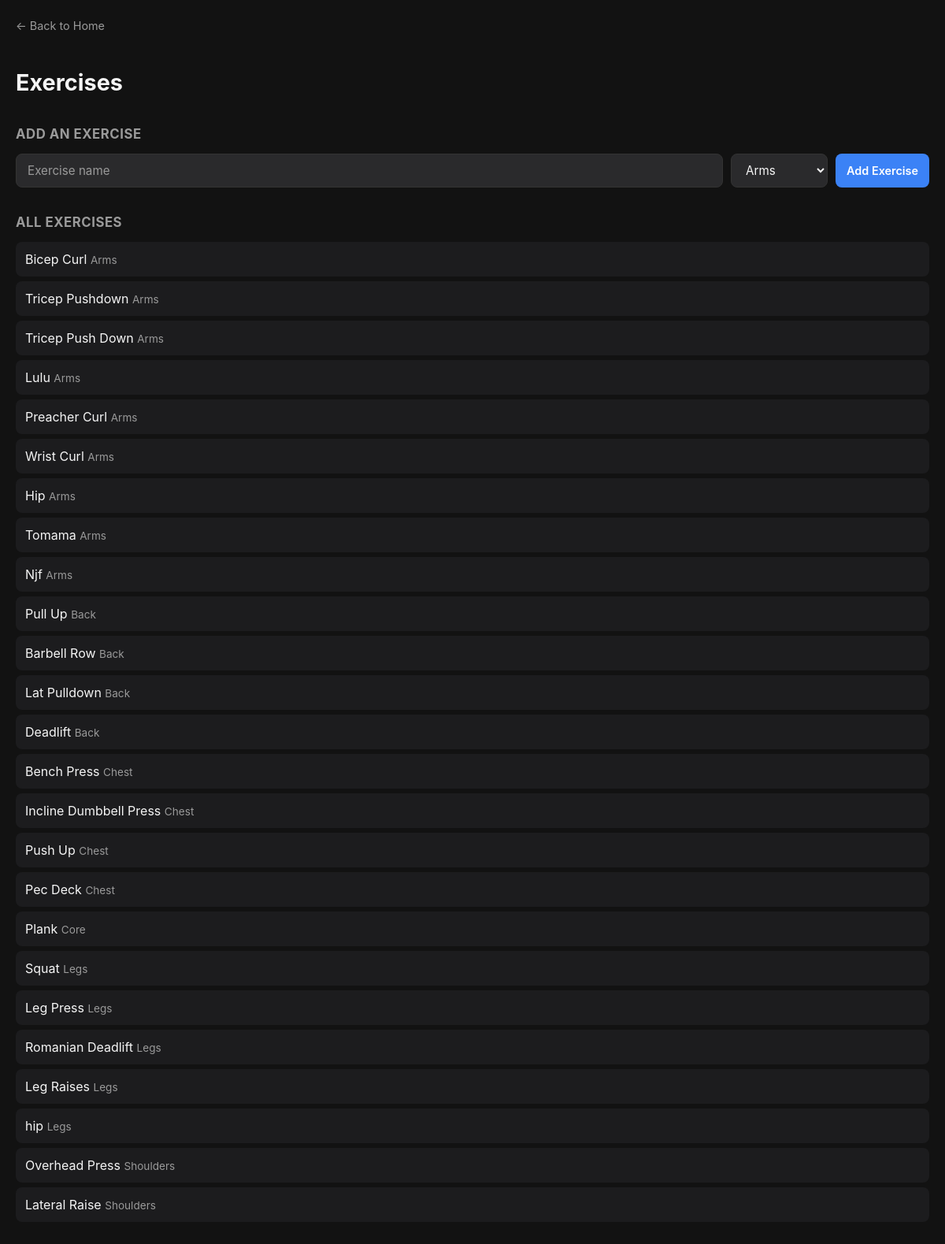
Screenshot of /exercises with the database file from the repository.
### tables this page shows
CREATE TABLE exercises (
            id INTEGER PRIMARY KEY AUTOINCREMENT,
            name TEXT NOT NULL,
            muscle_group TEXT NOT NULL
        );

### app.py (the view)
@app.route("/exercises")
def exercises():
    conn = get_db()
    cursor = conn.cursor()
    cursor.execute("SELECT * FROM exercises ORDER BY muscle_group")
    exercises = cursor.fetchall()
    conn.close()
    return render_template("exercises.html", exercises=exercises)

### app.py (called while the page is built)
def get_db():
    conn = sqlite3.connect(DB_PATH)
    conn.row_factory = sqlite3.Row
    return conn

### templates/exercises.html (shortened to what this page needs)
<!DOCTYPE html>
<html lang="en">
<head>
    <link rel="stylesheet" href="{{ url_for('static', filename='style.css') }}">
</head>
<body>
    <a class="back-link" href="/">← Back to Home</a>
    <h1>Exercises</h1>
    <h2>Add an Exercise</h2>
    <form action="/add-exercise" method="POST" class="form-row">
        <input type="text" name="name" class="text-input" placeholder="Exercise name" required>
        <select name="muscle_group" class="select-input">
            <option value="Arms">Arms</option>
        </select>
        <button type="submit" class="btn btn-primary">Add Exercise</button>
    </form>
    <h2>All Exercises</h2>
    <ul class="simple-list">
        {% for exercise in exercises %}
            <li>{{ exercise.name }} <span class="exercise-meta">{{ exercise.muscle_group }}</span></li>
        {% endfor %}
    </ul>
</body>
</html>

### static/style.css (style rules this page uses)
:root { --bg-primary: #121212; --bg-secondary: #1c1c1e; --bg-tertiary: #2a2a2c; --text-primary: #f5f5f5; --text-secondary: #9a9a9a; --border-color: #333333; --accent: #3b82f6; --superset-color: #f97316; --danger: #ef4444; --danger-hover: #dc2626; --radius: 12px; }
* { box-sizing: border-box; }
body { background-color: var(--bg-primary); color: var(--text-primary); font-family: -apple-system, BlinkMacSystemFont, "Segoe UI", Roboto, sans-serif; margin: 0; padding: 20px; line-height: 1.5; }
h1 { font-size: 1.8em; font-weight: 700; margin-bottom: 4px; }
h2 { font-size: 1.05em; color: var(--text-secondary); text-transform: uppercase; letter-spacing: 0.5px; margin-top: 32px; margin-bottom: 12px; }
a { color: var(--accent); text-decoration: none; }
.btn { display: inline-block; padding: 8px 14px; border-radius: 8px; border: none; font-size: 0.9em; font-weight: 600; cursor: pointer; text-decoration: none; font-family: inherit; }
.btn-primary { background: var(--accent); color: #fff; }
.back-link { display: inline-flex; align-items: center; gap: 6px; color: var(--text-secondary); font-size: 0.9em; margin-bottom: 20px; }
.form-row { display: flex; gap: 10px; margin-top: 12px; flex-wrap: wrap; }
.text-input { background: var(--bg-tertiary); border: 1px solid var(--border-color); color: var(--text-primary); padding: 10px 14px; border-radius: 8px; font-size: 0.95em; font-family: inherit; flex: 1; min-width: 200px; }
.text-input::placeholder { color: var(--text-secondary); }
.exercise-meta { color: var(--text-secondary); font-size: 0.85em; }
.simple-list { list-style: none; padding: 0; margin: 0 0 16px; }
.simple-list li { background: var(--bg-secondary); border-radius: 8px; padding: 10px 12px; margin-bottom: 6px; }
.select-input { background: var(--bg-tertiary); border: 1px solid var(--border-color); color: var(--text-primary); padding: 10px 14px; border-radius: 8px; font-size: 0.95em; font-family: inherit; }

### rows the page displays
exercises: name "Bicep Curl", muscle_group "Arms"
exercises: name "Tricep Pushdown", muscle_group "Arms"
exercises: name "Tricep Push Down", muscle_group "Arms"
exercises: name "Lulu", muscle_group "Arms"
exercises: name "Preacher Curl", muscle_group "Arms"
exercises: name "Wrist Curl", muscle_group "Arms"
exercises: name "Hip", muscle_group "Arms"
exercises: name "Tomama", muscle_group "Arms"
exercises: name "Njf", muscle_group "Arms"
exercises: name "Pull Up", muscle_group "Back"
exercises: name "Barbell Row", muscle_group "Back"
exercises: name "Lat Pulldown", muscle_group "Back"
exercises: name "Deadlift", muscle_group "Back"
exercises: name "Bench Press", muscle_group "Chest"
exercises: name "Incline Dumbbell Press", muscle_group "Chest"
exercises: name "Push Up", muscle_group "Chest"
exercises: name "Pec Deck", muscle_group "Chest"
exercises: name "Plank", muscle_group "Core"
exercises: name "Squat", muscle_group "Legs"
exercises: name "Leg Press", muscle_group "Legs"
exercises: name "Romanian Deadlift", muscle_group "Legs"
exercises: name "Leg Raises", muscle_group "Legs"
exercises: name "hip", muscle_group "Legs"
exercises: name "Overhead Press", muscle_group "Shoulders"
exercises: name "Lateral Raise", muscle_group "Shoulders"
